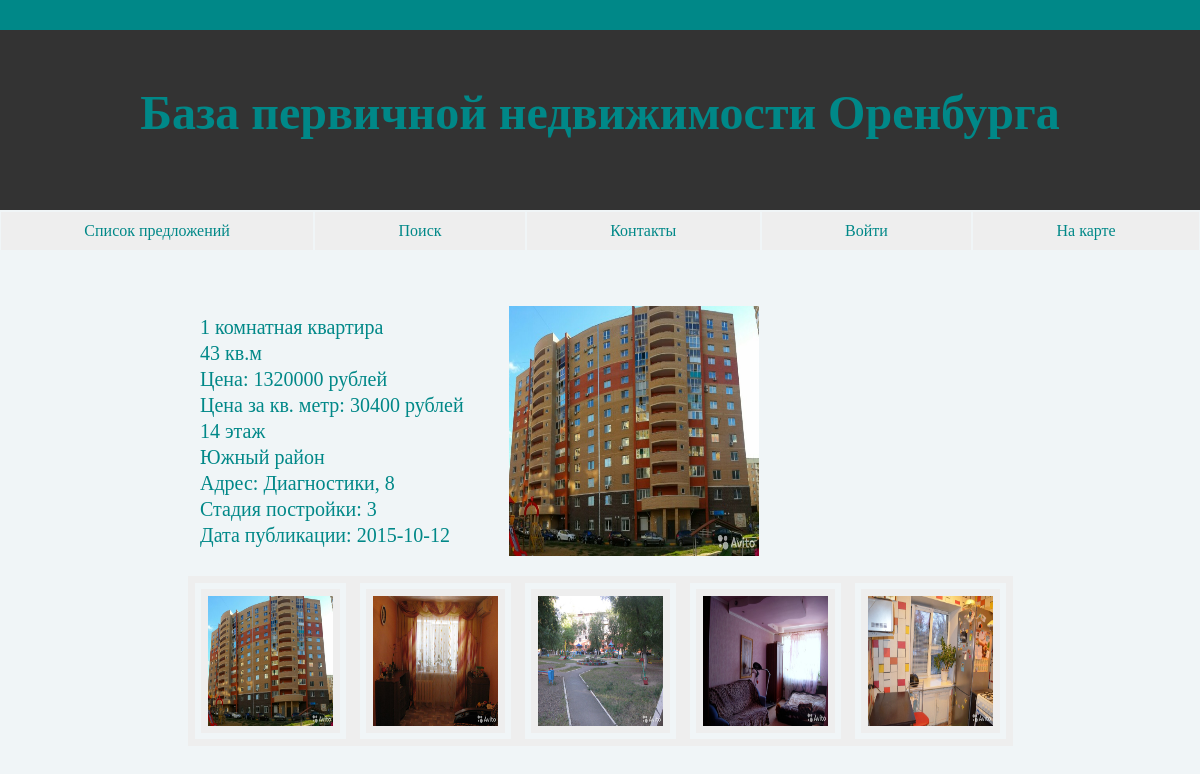
/Offer.php?id=6, run on the app's committed database.
### tables this page shows
CREATE TABLE `Supply` (
  `id` int(11) NOT NULL DEFAULT '0',
  `price` int(11) DEFAULT NULL,
  `area` int(11) DEFAULT NULL,
  `metercost` int(11) DEFAULT NULL,
  `rooms` int(11) DEFAULT NULL,
  `storey` int(11) DEFAULT NULL,
  `stage` text,
  `iddistrict` int(11) DEFAULT NULL,
  `date` date DEFAULT NULL,
  `address` text,
  PRIMARY KEY (`id`),
  KEY `iddistrict` (`iddistrict`),
  CONSTRAINT `Supply_ibfk_1` FOREIGN KEY (`iddistrict`) REFERENCES `District` (`iddistrict`)
);

CREATE TABLE `District` (
  `iddistrict` int(11) NOT NULL DEFAULT '0',
  `district` text,
  PRIMARY KEY (`iddistrict`)
);

### Public/Offer.php (the view, shortened to what this page needs)
<!DOCTYPE html>
<html lang="en">
<head>
</head>
<body>
<?php
    include '../config.php';
    include "Header.php";
    $idflat=$_GET['id'];
    function OfferFromBase($dbhost, $dbuser, $dbpassword, $dbname, $idflat)
    {
    $dbcon = new mysqli($dbhost, $dbuser, $dbpassword, $dbname);
    $dbcon->set_charset("utf8");
    $result = $dbcon->query("SELECT * FROM Supply inner join District on Supply.iddistrict = District.iddistrict WHERE id=$idflat");
    while ($row = $result->fetch_assoc()) {
    $area=$row['area'];
    $price=$row['price'];
    $metercost=$row['metercost'];
    $date=$row['date'];
    $storey=$row['storey'];
    $rooms=$row['rooms'];
    $stage=$row['stage'];
    $district=$row['district'];
    $address=$row['address'];
    echo "<br><br><br>";
    echo "<div class='offer-block'>
          <div class='inner-list' style='font-size:20px'>$rooms комнатная квартира<br>$area кв.м <br>Ценa: $price рублей<br>Цена за кв. метр: $metercost рублей<br>$storey этаж<br>$district район <br>Адрес: $address<br>Стадия постройки: $stage<br>Дата публикации: $date<br></div>";?>
          <img class='bigpic' width='250' height='250' src='01.jpg'>
          <div id='map' style='width: 250px; height: 250px'></div>
          </div>
<?php    }
    }
    OfferFromBase($server, $username, $password, $db, $idflat);
    ?>
   <div class='pics-frame'>
    <img style="border: 20px double #eee;" width='125' height='130' src='01.jpg'>
    <img style="border: 20px double #eee;" width='125' height='130' src='02.jpg'>
    <img style="border: 20px double #eee;" width='125' height='130' src='03.jpg'>
    <img style="border: 20px double #eee;" width='125' height='130' src='04.jpg'>
    <img style="border: 20px double #eee;" width='125' height='130' src='05.jpg'>
    </div>
</body>

### Public/Main.css (style rules this page uses)
body { margin: 0 0 0 0; min-width: 800px; background-color: #f0f5f7; }
.inner-list { min-width: 250px; width: 40%; color:#088; line-height: 130%; font-family: DaxlinePro-Regular; font-weight: 300; font-size:18px; }
.offer-block { margin: 0 auto; margin-bottom: 20px; display: flex; justify-content: center; align-items: center; min-width: 800px; width: 50%; height: 250px; }
.pics-frame { margin:0 auto; display: flex; min-width: 700px; width: 50%; justify-content: center; }

### data on the page
supply: rooms "1", area "43", price "1320000", metercost "30400", storey "14", iddistrict.district "Южный", address "Диагностики, 8", stage "3", date "2015-10-12"
